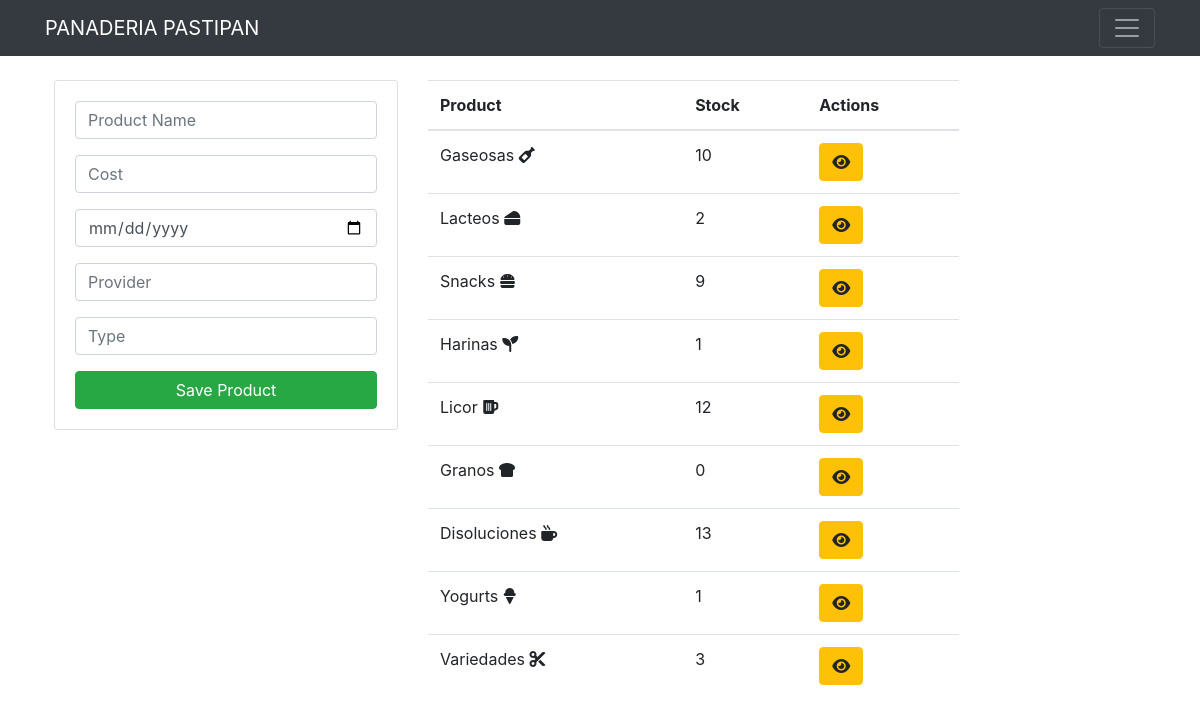
The app's page /Pastipan/stock.php with its own data.
### tables this page shows
CREATE TABLE IF NOT EXISTS `type` (
  `Id` int(11) NOT NULL AUTO_INCREMENT,
  `Product` text NOT NULL,
  PRIMARY KEY (`Id`)
);

### Pastipan/stock.php (the view, shortened to what this page needs)
<?php include("db.php") ?>
<?php include("includes/header.php") ?>
    <div class="container p-4">
        <div class="row">
        <div class="col-md-4">
            <div class="card card-body">
                <form action="save.php" method="POST">
                    <div class="form-group">
                        <input type="text" name="name" class="form-control"
                        placeholder="Product Name" autofocus>
                    </div>
                    <div class="form-group">
                    <input type="number" name="cost" class="form-control"
                    placeholder="Cost" autofocus>
                    </div>
                    <div class="form-group">
                    <input type="date" name="date" class="form-control"
                    placeholder="Expiration" autofocus>
                    </div>
                    <div class="form-group">
                    <input type="text" name="proveedor" class="form-control"
                    placeholder="Provider" autofocus>
                    </div>
                    <div class="form-group">
                    <input type="text" name="type" class="form-control"
                    placeholder="Type" autofocus>
                    </div>
                    <input type="submit" class="btn btn-success btn-block"
                    name="save_product" value="Save Product">
                </form>
            </div>
        </div>
        <div class="col-md-6">
                <table class="table table-hover">
                    <thead>
                        <tr>
                            <th>Product</th>
                            <th>Stock</th>
                            <th>Actions</th>
                        </tr>
                    </thead>
                <tbody>
                    <?php
                        $query="SELECT * FROM type";
                        $query2="SELECT count(*) from productos where type='1'";
                        $query3="SELECT count(*) from productos where type='2'";
                        $query4="SELECT count(*) from productos where type='3'";
                        $query5="SELECT count(*) from productos where type='4'";
                        $query6="SELECT count(*) from productos where type='5'";
                        $query7="SELECT count(*) from productos where type='6'";
                        $query8="SELECT count(*) from productos where type='7'";
                        $query9="SELECT count(*) from productos where type='8'";
                        $query10="SELECT count(*) from productos where type='9'";
                        $result=mysqli_query($conn,$query);
                        $result2=mysqli_query($conn,$query2);
                        $row2=mysqli_fetch_array($result2);
                        $result3=mysqli_query($conn,$query3);
                        $row3=mysqli_fetch_array($result3);
                        $result4=mysqli_query($conn,$query4);
                        $row4=mysqli_fetch_array($result4);
                        $result5=mysqli_query($conn,$query5);
                        $row5=mysqli_fetch_array($result5);
                        $result6=mysqli_query($conn,$query6);
                        $row6=mysqli_fetch_array($result6);
                        $result7=mysqli_query($conn,$query7);
                        $row7=mysqli_fetch_array($result7);
                        $result8=mysqli_query($conn,$query8);
                        $row8=mysqli_fetch_array($result8);
                        $result9=mysqli_query($conn,$query9);
                        $row9=mysqli_fetch_array($result9);
                        $result10=mysqli_query($conn,$query10);
                        $row10=mysqli_fetch_array($result10);
                        $x=0;
                        while($row=mysqli_fetch_array($result)){?>
                            <tr>
                                <td><?php echo $row['Product'];?>
                                <?php
                                if($x==0){?>
                                      <i class="fas fa-wine-bottle"></i>
                                    </td>
                                    <td>
                                    <?php echo $row2[0];?></td>
                                      <?php }
                                if($x==1){?>
                                      <i class="fas fa-cheese"></i>
                                        </td>
                                      <td>
                                      <?php echo $row3[0];?></td>
                                <?php }?>
                                <?php
                                if($x==2){?>
                                      <i class="fas fa-hamburger"></i>
                                        </td>
                                      <td>
                                      <?php echo $row4[0];?></td>
                                <?php }?>
                                <?php
                                if($x==3){?>
                                    <i class="fas fa-seedling"></i>
                                        </td>
                                      <td>
                                      <?php echo $row5[0];?></td>
                                <?php }?>
                                <?php
                                if($x==4){?>
                                      <i class="fas fa-beer"></i>
                                        </td>
                                      <td>
                                      <?php echo $row6[0];?></td>
                                <?php }?>
                                <?php
                                if($x==5){?>
                                      <i class="fas fa-bread-slice"></i>
                                        </td>
                                      <td>
                                      <?php echo $row7[0];?></td>
                                <?php }?>
                                <?php
                                if($x==6){?>
                                    <i class="fas fa-mug-hot"></i>
                                    </td>
                                    <td>
                                      <?php echo $row8[0];?></td>
                                <?php }?>
                                <?php
                                if($x==7){?>
                                      <i class="fas fa-ice-cream"></i>
                                        </td>
                                      <td><?php echo $row9[0];?></td>
                                <?php }?>
                                <?php
                                if($x==8){?>
                                      <i class="fas fa-cut"></i>
                                        </td>
                                      <td><?php echo $row10[0];?></td>
                                <?php }?>
                                <td>
                                    <a href="observer.php?id=<?php echo $row['Id']?>" class="btn btn-warning">
                                    <i class="fas fa-eye"></i>
                                    </a>
                                </td>
                            </tr>
                        <?php $x=$x+1;}?>
                </tbody>
        </div>
    </div>
</div>
<?php include("includes/footer.php")?>

### records on screen
type: Product "Gaseosas", row2 "10"
type: Product "Lacteos", row3 "2"
type: Product "Snacks", row4 "9"
type: Product "Harinas", row5 "1"
type: Product "Licor", row6 "12"
type: Product "Granos", row7 "0"
type: Product "Disoluciones", row8 "13"
type: Product "Yogurts", row9 "1"
type: Product "Variedades", row10 "3"
